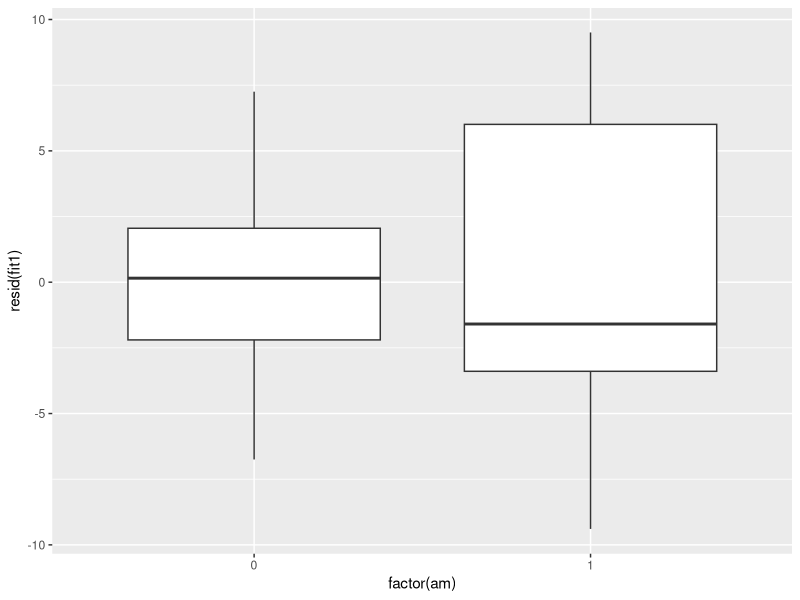

This chart was generated by the following R code:
library(ggplot2)
data("mtcars")
str(mtcars)
summary(mtcars)

dt <- mtcars
#Test single-regression
fit1 <- lm(mpg ~ am, data = dt)
summary(fit1)

#Test with residual plot
g <- ggplot(data = dt) +
  geom_boxplot(aes(x = factor(am), y = resid(fit1)))
g

#? is this model omitted important varible
#re-check test with varience inflation factor
library(car)
fit2 <- lm(mpg ~ ., data = dt)
vif(fit2)

#Incluce highest vif factor : disp, cyl, wt in model
#use Anova for comparison
fit1.1 <- update(fit1, mpg ~ am + disp)
fit1.2 <- update(fit1, mpg ~ am + disp + cyl)
fit1.3 <- update(fit1, mpg ~ am + disp + cyl + wt)
anova(fit1, fit1.1, fit1.2, fit1.3)

#Incluce highest vif factor : drat, vs, gear in model
#use Anova for comparison
fit1.1 <- update(fit1, mpg ~ am + drat)
fit1.2 <- update(fit1, mpg ~ am + drat + vs)
fit1.3 <- update(fit1, mpg ~ am + drat + vs + gear)
anova(fit1, fit1.1, fit1.2, fit1.3)

#Recheck with varience inflation factor
vif(fit1.2)
